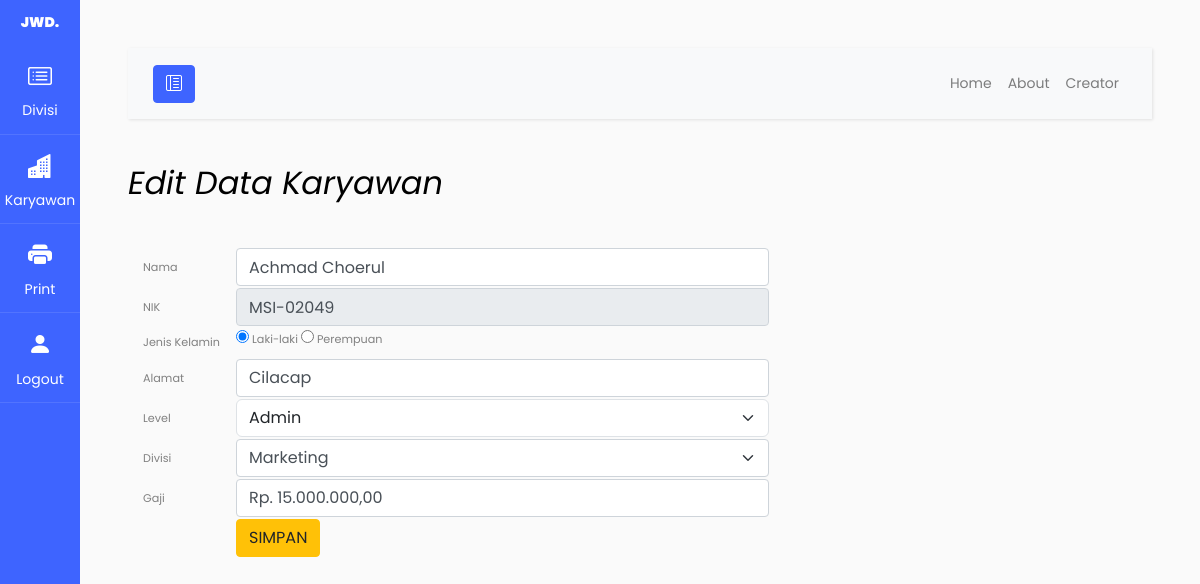
Page /tampilan/edit_kar.php?nik=MSI-02049 (signed in) on the committed database.
### tables this page shows
CREATE TABLE `karyawan` (
  `nama` varchar(64) DEFAULT NULL,
  `nik` char(9) NOT NULL,
  `jenis_kelamin` varchar(24) DEFAULT NULL,
  `alamat` varchar(64) DEFAULT NULL,
  `level` varchar(32) DEFAULT NULL,
  `divisi` varchar(32) DEFAULT NULL,
  `gaji` varchar(100) DEFAULT NULL
);

### tampilan/edit_kar.php (the view, shortened to what this page needs)
<!DOCTYPE html>
<html lang="en">
<head>
    <link href="https://cdn.jsdelivr.net/npm/bootstrap@5.3.0/dist/css/bootstrap.min.css" rel="stylesheet">
    <link href="https://cdn.jsdelivr.net/npm/bootstrap-icons@1.10.3/font/bootstrap-icons.css" rel="stylesheet">
	<link rel="stylesheet" href="../css/style.css">
</head>
<body>
<div class="wrapper d-flex align-items-stretch">
    <?php
    include '../asset/sidebar.php';
    ?>
    <div id="content" class="p-4 p-md-5">
    <?php
    include '../asset/navbar.php';
    ?>
    <h2 class="mb-4"><em>Edit Data Karyawan</em></h2>
<main>
      <div class="table-responsive small">
        <table class="table table-striped table-sm">
          <?php
	include '../database/koneksi.php';
  $nik = $_GET['nik'];
  $data = mysqli_query($koneksi,"select * from karyawan where nik='$nik'");
  while($d = mysqli_fetch_array($data)){
		?>
		<form method="post" action="../sistem/update_kar.php">
			<table>
        <div class="aa">
          <tr>
          <td class="col-sm-2 col-form-label">Nama</td>
          <div class="col-sm-10">
          <td><input type="text" class="form-control" name="nama" value="<?php echo $d['nama']; ?>" ></td>
          </div>
          </tr>
        </div>
        <div class="aa">
          <tr>
          <td class="col-sm-2 col-form-label">NIK</td>
          <div class="col-sm-10">
          <td><input type="text" class="form-control" name="nik" value="<?php echo $d['nik']; ?>" disabled></td>
          </div>
          </tr>
        </div>
        <div class="aa">
          <tr>
            <td class="col-sm-2 col-form-label">Jenis Kelamin</td>
            <div class="col-sm-10">
              <td>
                <input type="radio" name="jenis_kelamin" id="laki-laki" value="Laki-laki" <?php if($d['jenis_kelamin'] == "Laki-laki") echo "checked"; ?> required>
                <label for="laki-laki">Laki-laki</label>
                <input type="radio" name="jenis_kelamin" id="perempuan" value="Perempuan" <?php if($d['jenis_kelamin'] == "Perempuan") echo "checked"; ?> required>
                <label for="perempuan">Perempuan</label>
              </td>
            </div>
          </tr>
        </div>
        <div class="aa">
          <tr>
          <td class="col-sm-2 col-form-label">Alamat</td>
          <div class="col-sm-10">
          <td><input type="text" class="form-control" name="alamat" value="<?php echo $d['alamat']; ?>"></td>
          </div>
          </tr>
        </div>
        <div class="aa">
                  <tr>
                    <td class="col-sm-2 col-form-label">Level</td>
                    <td>
                      <select name="level" class="form-select" aria-label="Default select example" required>
                        <option value="Admin" <?php if ($d['level'] == "Admin") echo "selected"; ?>>Admin</option>
                      </select>
                    </td>
                  </tr>
                </div>
                <div class="aa">
                  <tr>
                    <td class="col-sm-2 col-form-label">Divisi</td>
                    <td>
                      <select name="divisi" class="form-select form-control" aria-label="Default select example" required>
                        <?php
                          $query = mysqli_query($koneksi, "SELECT * FROM divisi") or die(mysqli_error($koneksi));
                          while ($dataDivisi = mysqli_fetch_array($query)) {
                            $selected = ($d['divisi'] == $dataDivisi['nama_divisi']) ? "selected" : "";
                            echo "<option value='$dataDivisi[nama_divisi]' $selected>$dataDivisi[nama_divisi]</option>";
                          }
                        ?>
                      </select>
                    </td>
                  </tr>
                </div>
        <div class="aa">
          <tr>
          <td class="col-sm-2 col-form-label">Gaji</td>
          <div class="col-sm-10">
          <td><input type="text" class="form-control" name="gaji" value="<?php echo $d['gaji']; ?>"></td>
          </div>
          </tr>
        </div>
        <div class="aa">
          <tr>
          <div class="col-sm-10">
            <td></td>
            <td><input type="submit" value="SIMPAN" class="btn btn-warning" ></td>
          </div>
          </tr>
        </div>
			</table>
		</form>
		<?php
	}
	?>
        </table>
      </div>
    </div>
  </div>
</body>
</html>

### rows in the picture
karyawan: nama "Achmad Choerul", nik "MSI-02049", jenis_kelamin "☑ Laki-laki", jenis_kelamin "☐ Perempuan", alamat "Cilacap", level "Admin", gaji "Rp. 15.000.000,00"

### other values in the picture
form field divisi "Marketing"
